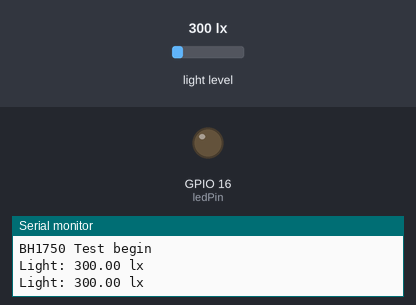
The sketch below on a simulated ESP32. On the bench: output pins drawn as LEDs (lit = HIGH), the last lines printed to the serial monitor. The test bench sets the inputs (shaded band); at power-on: light level 300 lx.

Above: at 2.8 s.
2.9 s: light level set to 283 lx
At 5.2 s:
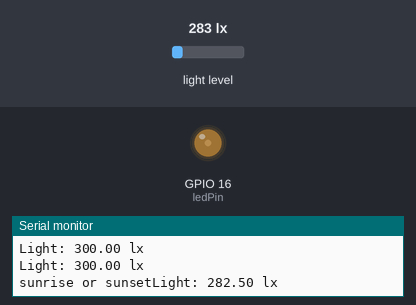
5.6 s: light level set to 55 lx
8.3 s: light level set to 44 lx
At 11.2 s:
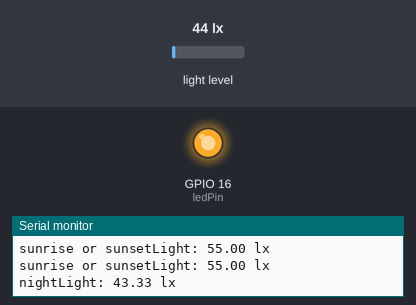
Timing chart, 0 to 12.7 s (numbered marks = the images above; inputs shaded):
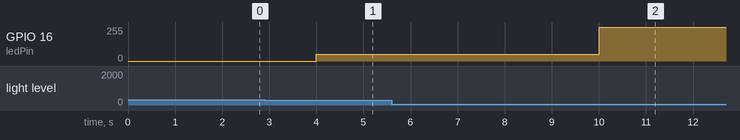

The sketch:

sketch_mar6c.ino
```cpp
/*
  Example of BH1750 library usage. This example initialises the BH1750 object using the default high resolution continuous mode and then makes a light level reading every second.
*/

#include <Wire.h>
#include <BH1750.h>

BH1750 lightMeter;
const int ledPin = 16;  // 16 corresponds to GPIO16

// setting PWM properties
const int freq = 5000;
const int ledChannel = 0;
const int resolution = 8;
int night_brightness=255;
int sunrise_brightness=50;
int noon_brightness=0;
int sunset_brightness=150;

void setup(){
  Serial.begin(9600);

  // Initialize the I2C bus (BH1750 library doesn't do this automatically)
  Wire.begin();
  // On esp8266 you can select SCL and SDA pins using Wire.begin(D4, D3);
  // For Wemos / Lolin D1 Mini Pro and the Ambient Light shield use Wire.begin(D2, D1);
    // configure LED PWM functionalitites
  ledcSetup(ledChannel, freq, resolution);

  // attach the channel to the GPIO to be controlled
  ledcAttachPin(ledPin, ledChannel);

  lightMeter.begin();

  Serial.println(F("BH1750 Test begin"));

}

void loop() {
  float lux = lightMeter.readLightLevel();
    if( lux<50){
      ledcWrite(ledChannel,night_brightness);
      Serial.print("night");}
    else if(lux>50 && lux<300){
      ledcWrite(ledChannel,sunrise_brightness);
      Serial.print("sunrise or sunset");}
    else if( lux>300){
      ledcWrite(ledChannel,noon_brightness);
      Serial.print("Morning!");}
  Serial.print("Light: ");
  Serial.print(lux);
  Serial.println(" lx");
  delay(2000);
}
```

Measured:
- the behaviour switches between 300 and 299 lx on light level (found by bisection; images 0 and 1)
- the behaviour switches between 50 and 49 lx on light level (found by bisection; images 1 and 2)
- after the input at 2.9 s, GPIO 16 (ledPin): 0/255 → 50/255 after 1.1 s
- after the input at 8.3 s, GPIO 16 (ledPin): 50/255 → 255/255 after 1.7 s
